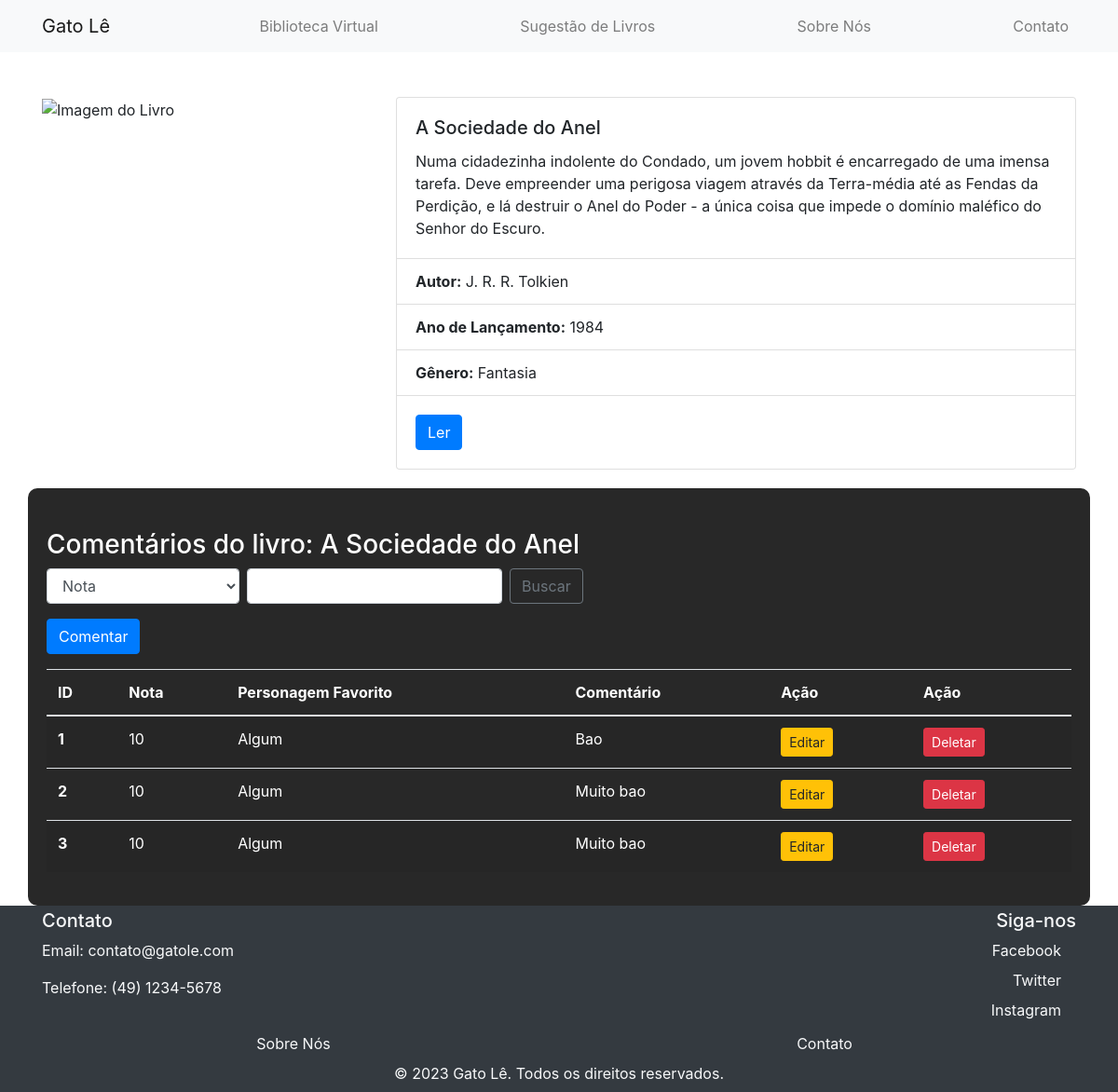
Screenshot of /paginas/2anelLIST.php with the database file from the repository.
### tables this page shows
CREATE TABLE `comentarioanel` (
  `id` int(11) NOT NULL,
  `nota` int(11) DEFAULT NULL,
  `personagem` varchar(255) DEFAULT NULL,
  `coment` text DEFAULT NULL
);

### model/db.class.php (called while the page is built, shortened)
<?php
class DB{
    public function conn(){
        $host = "localhost";
        $dbname = "bancodoprofe";
        $user = "root";
        $password = "";
        try {
            $conn = new PDO(
                "mysql:host=$host;dbname=$dbname",
                $user,
                $password,
                [
                    PDO::ATTR_ERRMODE,
                    PDO::ERRMODE_EXCEPTION,
                    PDO::MYSQL_ATTR_INIT_COMMAND => "SET NAMES utf8"
                ]
            );
            return $conn;
        } catch (PDOException $e) {
            echo "Connection failed: " . $e->getMessage();
        }
    }
    public function select($nome_tabela){
        $conn = $this->conn();
        $sql = "SELECT * FROM $nome_tabela";
        $st = $conn->prepare($sql);
        $st->execute();
        return $st->fetchAll(PDO::FETCH_CLASS);
    }
}
?>

### paginas/2anelLIST.php (the view, shortened to what this page needs)
<?php
    include '../model/db.class.php';
    include '../bases/header.php';
    include '../bases/nav.php';
    $db = new DB();
    $db->conn();
    if(!empty($_POST)){
        $dados =  $db->search("comentarioanel", $_POST);
    } else {
        $dados = $db->select("comentarioanel");
    }
?>
<body>
    <div class="container mt-5">
        <div class="row">
            <div class="col-md-4">
                <img src="https://m.media-amazon.com/images/I/71+YcLO29uL._AC_UF1000,1000_QL80_.jpg" class="img-fluid" alt="Imagem do Livro">
            </div>
            <div class="col-md-8">
                <div class="card">
                    <div class="card-body">
                        <h5 class="card-title">A Sociedade do Anel</h5>
                        <p class="card-text">Numa cidadezinha indolente do Condado, um jovem hobbit é encarregado de uma imensa tarefa. Deve empreender uma perigosa viagem através da Terra-média até as Fendas da Perdição, e lá destruir o Anel do Poder - a única coisa que impede o domínio maléfico do Senhor do Escuro.</p>
                    </div>
                    <ul class="list-group list-group-flush">
                        <li class="list-group-item"><strong>Autor:</strong> J. R. R. Tolkien</li>
                        <li class="list-group-item"><strong>Ano de Lançamento:</strong> 1984</li>
                        <li class="list-group-item"><strong>Gênero:</strong> Fantasia</li>
                    </ul>
                    <div class="card-body">
                        <a href="http://educa.alfenas.mg.gov.br/content/pdf/biblioteca/senhor-dos-aneis-a-sociedade-do-anel.pdf" class="btn btn-primary" target="_blank">Ler</a>
                    </div>
                </div>
            </div>
        </div>
    </div>
    <div class="container sobre mx-auto">
    <h3 class="mt-4">Comentários do livro: A Sociedade do Anel</h3>
    <form action="2anelLIST.php" method="post" class="form-inline my-2 my-lg-0">
        <select name="tipo" class="form-control mr-sm-2">
            <option value="nota">Nota</option>
        </select>
        <input type="text" name="valor" class="form-control mr-sm-2">
        <button class="btn btn-outline-secondary my-2 my-sm-0" type="submit">Buscar</button>
    </form>
    <a href="2anelFORM.php" class="btn btn-primary mt-3">Comentar</a>
    <table class="table table-striped mt-3">
        <thead>
            <tr>
                <th scope="col">ID</th>
                <th scope="col">Nota</th>
                <th scope="col">Personagem Favorito</th>
                <th scope="col">Comentário</th>
                <th scope="col">Ação</th>
                <th scope="col">Ação</th>
            </tr>
        </thead>
        <tbody>
            <?php
            foreach($dados as $item){
                echo "<tr>";
                echo "<th scope='row'>$item->id</th>";
                echo "<td>$item->nota</td>";
                echo "<td>$item->personagem</td>";
                echo "<td>$item->coment</td>";
                echo "<td><a href='2anelFORM.php?id=$item->id' class='btn btn-warning btn-sm'>Editar</a></td>";
                echo "<td><a onclick='return confirm(\"Deseja Excluir?\")' href='2anelLIST.php?id=$item->id' class='btn btn-danger btn-sm'>Deletar</a></td>";
                echo "</tr>";
            }
            ?>
        </tbody>
    </table>
</div>
    <?php include "../bases/footer.php" ?>
</body>
</html>

### css/css.css (style rules this page uses)
body { background: url('https://images.pixexid.com/a-4k-ultra-hd-wallpaper-of-a-cat-dressed-in-a-librarians-outfit-surrounded-by-zlvdb8uk.jpeg') no-repeat center center fixed; background-size: cover; margin-bottom: 200px; }
.sobre { background: rgba(0, 0, 0, 0.842); padding: 20px; margin-top: 50px; border-radius: 10px; margin-bottom: 200px; color: white; text-align: justify; }
.sobre { margin: 20px; }

### rows the page displays
comentarioanel: id "1", nota "10", personagem "Algum", coment "Bao"
comentarioanel: id "2", nota "10", personagem "Algum", coment "Muito bao"
comentarioanel: id "3", nota "10", personagem "Algum", coment "Muito bao"
